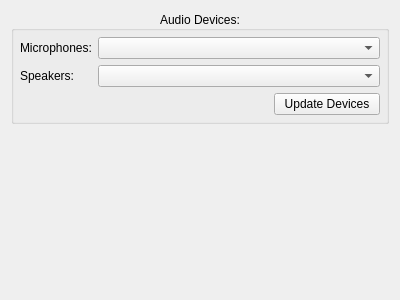
<?xml version="1.0" encoding="UTF-8"?>
<ui version="4.0">
 <class>AudioDevices</class>
 <widget class="QWidget" name="AudioDevices">
  <property name="geometry">
   <rect>
    <x>0</x>
    <y>0</y>
    <width>400</width>
    <height>300</height>
   </rect>
  </property>
  <property name="windowTitle">
   <string>Form</string>
  </property>
  <layout class="QGridLayout" name="gridLayout_2">
   <item row="0" column="0">
    <widget class="QGroupBox" name="groupBox">
     <property name="title">
      <string>Audio Devices:</string>
     </property>
     <property name="alignment">
      <set>Qt::AlignCenter</set>
     </property>
     <property name="flat">
      <bool>true</bool>
     </property>
     <layout class="QGridLayout" name="gridLayout">
      <property name="leftMargin">
       <number>6</number>
      </property>
      <property name="topMargin">
       <number>6</number>
      </property>
      <property name="rightMargin">
       <number>6</number>
      </property>
      <property name="bottomMargin">
       <number>6</number>
      </property>
      <item row="0" column="0">
       <widget class="QLabel" name="label">
        <property name="sizePolicy">
         <sizepolicy hsizetype="Fixed" vsizetype="Preferred">
          <horstretch>0</horstretch>
          <verstretch>0</verstretch>
         </sizepolicy>
        </property>
        <property name="text">
         <string>Microphones:</string>
        </property>
       </widget>
      </item>
      <item row="0" column="1" colspan="2">
       <widget class="QComboBox" name="comboboxMicrophones"/>
      </item>
      <item row="1" column="0">
       <widget class="QLabel" name="label_2">
        <property name="sizePolicy">
         <sizepolicy hsizetype="Fixed" vsizetype="Preferred">
          <horstretch>0</horstretch>
          <verstretch>0</verstretch>
         </sizepolicy>
        </property>
        <property name="text">
         <string>Speakers:</string>
        </property>
       </widget>
      </item>
      <item row="1" column="1" colspan="2">
       <widget class="QComboBox" name="comboboxSpeakers"/>
      </item>
      <item row="2" column="0" colspan="2">
       <spacer name="horizontalSpacer">
        <property name="orientation">
         <enum>Qt::Horizontal</enum>
        </property>
        <property name="sizeHint" stdset="0">
         <size>
          <width>237</width>
          <height>20</height>
         </size>
        </property>
       </spacer>
      </item>
      <item row="2" column="2">
       <widget class="QPushButton" name="buttonUpdateDevices">
        <property name="sizePolicy">
         <sizepolicy hsizetype="Fixed" vsizetype="Fixed">
          <horstretch>0</horstretch>
          <verstretch>0</verstretch>
         </sizepolicy>
        </property>
        <property name="text">
         <string>  Update Devices  </string>
        </property>
       </widget>
      </item>
     </layout>
    </widget>
   </item>
   <item row="1" column="0">
    <spacer name="verticalSpacer">
     <property name="orientation">
      <enum>Qt::Vertical</enum>
     </property>
     <property name="sizeHint" stdset="0">
      <size>
       <width>20</width>
       <height>156</height>
      </size>
     </property>
    </spacer>
   </item>
  </layout>
 </widget>
 <resources/>
 <connections/>
</ui>
